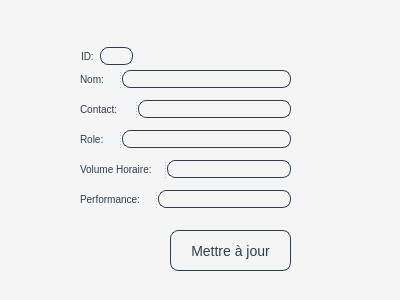
<?xml version="1.0" encoding="UTF-8"?>
<ui version="4.0">
 <class>UpdateEmployee</class>
 <widget class="QWidget" name="UpdateEmployee">
  <property name="geometry">
   <rect>
    <x>0</x>
    <y>0</y>
    <width>400</width>
    <height>300</height>
   </rect>
  </property>
  <property name="windowTitle">
   <string>Express Delivery</string>
  </property>
  <property name="styleSheet">
   <string notr="true">QWidget#UpdateEmployee {
    background-color: #f5f5f5;
}

QPushButton#UpdateButton {
    font-size: 14px;
    background-color: transparent;
    color: #2c3e50;
    border: 1px solid #2c3e50; 
    border-radius: 8px;
    cursor: pointer;
    padding: 8px 16px;
    transition: background-color 0.3s;
}

QPushButton#UpdateButton:hover {
    background-color: #2980b9;
}

QLabel {
    font-size: 10px;
    color:#2c3e50;
}

QLineEdit {
    background-color: transparent;
    color: #2c3e50;
    border: 1px solid #2c3e50; 
    border-radius: 8px;
}

</string>
  </property>
  <widget class="QSplitter" name="splitter_5">
   <property name="geometry">
    <rect>
     <x>80</x>
     <y>190</y>
     <width>211</width>
     <height>18</height>
    </rect>
   </property>
   <property name="orientation">
    <enum>Qt::Horizontal</enum>
   </property>
   <widget class="QLabel" name="PerformanceLabel">
    <property name="styleSheet">
     <string notr="true">QLabel{
font-size: 10px;
}</string>
    </property>
    <property name="text">
     <string>Performance:</string>
    </property>
   </widget>
   <widget class="QLineEdit" name="PerformanceLineEdit"/>
  </widget>
  <widget class="QSplitter" name="splitter_2">
   <property name="geometry">
    <rect>
     <x>80</x>
     <y>100</y>
     <width>211</width>
     <height>18</height>
    </rect>
   </property>
   <property name="orientation">
    <enum>Qt::Horizontal</enum>
   </property>
   <widget class="QLabel" name="ContactLabel">
    <property name="styleSheet">
     <string notr="true">QLabel{
font-size: 10px;
}</string>
    </property>
    <property name="text">
     <string>Contact:</string>
    </property>
   </widget>
   <widget class="QLineEdit" name="ContactLineEdit"/>
  </widget>
  <widget class="QSplitter" name="splitter">
   <property name="geometry">
    <rect>
     <x>80</x>
     <y>70</y>
     <width>211</width>
     <height>18</height>
    </rect>
   </property>
   <property name="orientation">
    <enum>Qt::Horizontal</enum>
   </property>
   <widget class="QLabel" name="NameLabel">
    <property name="styleSheet">
     <string notr="true"/>
    </property>
    <property name="text">
     <string>Nom:</string>
    </property>
   </widget>
   <widget class="QLineEdit" name="NameLineEdit"/>
  </widget>
  <widget class="QSplitter" name="splitter_3">
   <property name="geometry">
    <rect>
     <x>80</x>
     <y>130</y>
     <width>211</width>
     <height>18</height>
    </rect>
   </property>
   <property name="orientation">
    <enum>Qt::Horizontal</enum>
   </property>
   <widget class="QLabel" name="RoleLabel">
    <property name="styleSheet">
     <string notr="true">QLabel{
font-size: 10px;
}</string>
    </property>
    <property name="text">
     <string>Role:</string>
    </property>
   </widget>
   <widget class="QLineEdit" name="RoleLineEdit"/>
  </widget>
  <widget class="QSplitter" name="splitter_4">
   <property name="geometry">
    <rect>
     <x>80</x>
     <y>160</y>
     <width>211</width>
     <height>18</height>
    </rect>
   </property>
   <property name="orientation">
    <enum>Qt::Horizontal</enum>
   </property>
   <widget class="QLabel" name="Hours_Label">
    <property name="styleSheet">
     <string notr="true">QLabel{
font-size: 10px;
}</string>
    </property>
    <property name="text">
     <string>Volume Horaire:</string>
    </property>
   </widget>
   <widget class="QLineEdit" name="HoursLineEdit"/>
  </widget>
  <widget class="QPushButton" name="UpdateButton">
   <property name="geometry">
    <rect>
     <x>170</x>
     <y>230</y>
     <width>121</width>
     <height>41</height>
    </rect>
   </property>
   <property name="text">
    <string>Mettre à jour</string>
   </property>
  </widget>
  <widget class="QWidget" name="layoutWidget">
   <property name="geometry">
    <rect>
     <x>81</x>
     <y>41</y>
     <width>52</width>
     <height>30</height>
    </rect>
   </property>
   <layout class="QHBoxLayout" name="horizontalLayout">
    <item>
     <widget class="QLabel" name="IDLabel">
      <property name="styleSheet">
       <string notr="true">QLabel{
font-size: 10px;
}</string>
      </property>
      <property name="text">
       <string>ID:</string>
      </property>
     </widget>
    </item>
    <item>
     <widget class="QLineEdit" name="IDLineEdit"/>
    </item>
   </layout>
  </widget>
 </widget>
 <resources/>
 <connections/>
</ui>
